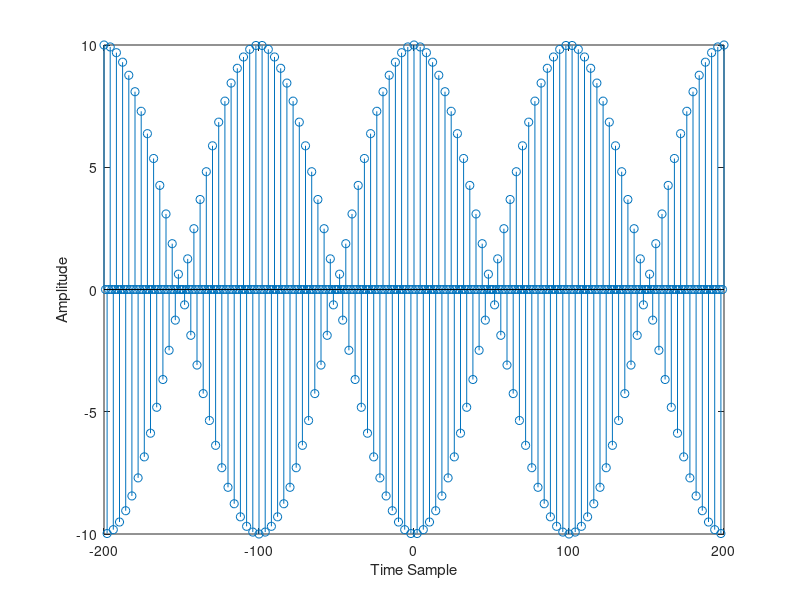

The MATLAB script that drew this image:
n = -200:200;
%pi = 3.1416;

x_n = 5 * [cos(0.49*pi*n) + cos(0.51*pi*n)];
stem(n, x_n);

xlabel('Time Sample');
ylabel('Amplitude');